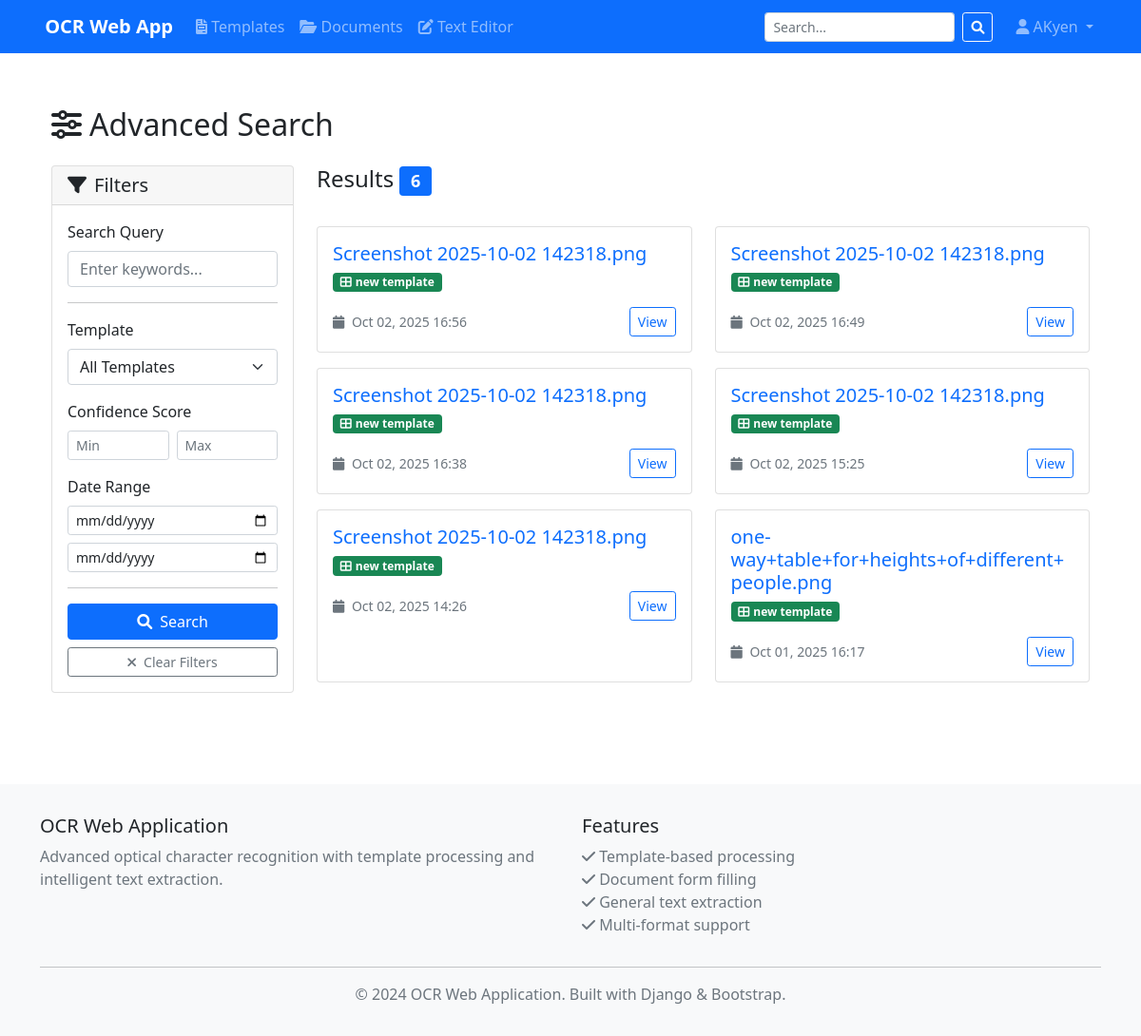
The app's page /search/advanced/ (signed in), older data.
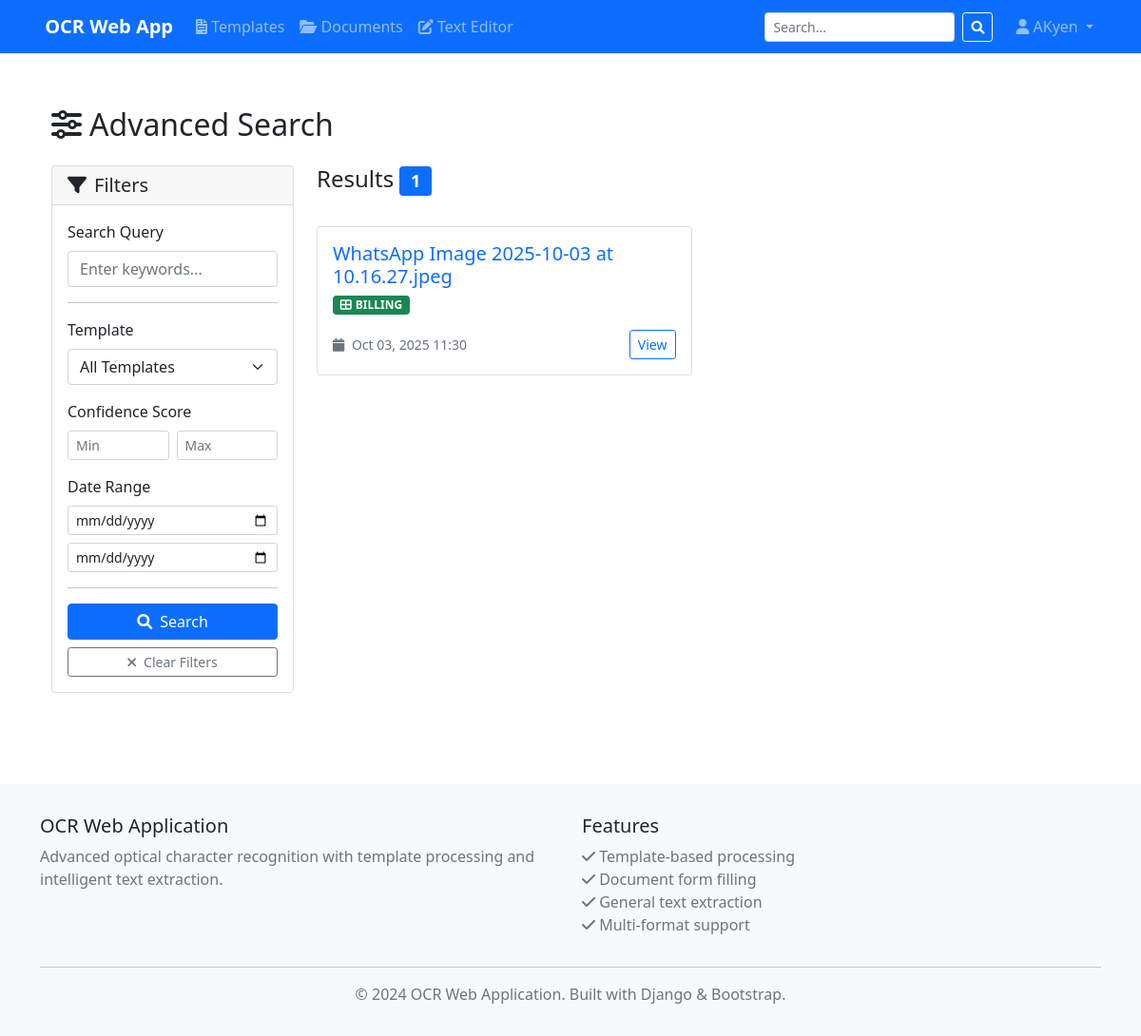
The same page, newer data.
### documents/models.py (models this page shows, shortened)
class Document(models.Model):
    name = models.CharField(max_length=255, help_text="Document name or identifier")
    file_data = models.BinaryField(null=True, blank=True, help_text="Original document file data (stored in DB)")
    file_name = models.CharField(max_length=255, null=True, blank=True, help_text="Original filename")
    file_type = models.CharField(max_length=50, null=True, blank=True, help_text="File MIME type")
    file_size = models.IntegerField(null=True, blank=True, help_text="File size in bytes")
    file = models.FileField(upload_to='documents/', blank=True, null=True, help_text="Original uploaded document - deprecated")
    template = models.ForeignKey(
        Template,
        on_delete=models.CASCADE,
        null=True,
        blank=True,
        help_text="Template used for structured extraction (optional)"
    )
    extracted_data = models.JSONField(
        default=dict,
        help_text="Extracted structured data based on template fields"
    )
    excel_data = models.BinaryField(null=True, blank=True, help_text="Populated Excel file data (stored in DB)")
    excel_name = models.CharField(max_length=255, null=True, blank=True, help_text="Excel filename")
    excel_file = models.FileField(
        upload_to='documents/excel/',
        blank=True,
        null=True,
        help_text="Populated Excel file with extracted data - deprecated"
    )
    text_version = models.TextField(
        blank=True,
        null=True,
        help_text="Raw extracted text for general OCR mode"
    )
    confidence_score = models.FloatField(
        null=True,
        blank=True,
        help_text="OCR confidence score (0.0 - 1.0)"
    )
    uploaded_by = models.ForeignKey(User, on_delete=models.CASCADE)
    created_at = models.DateTimeField(auto_now_add=True)
    updated_at = models.DateTimeField(auto_now=True)
    PROCESSING_STATUS_CHOICES = [
        ('pending', 'Pending Processing'),
        ('processing', 'Processing'),
        ('completed', 'Processing Complete'),
        ('failed', 'Processing Failed'),
        ('reviewed', 'Human Reviewed'),
    ]
    processing_status = models.CharField(
        max_length=20,
        choices=PROCESSING_STATUS_CHOICES,
        default='pending'
    )
    PROCESSING_TYPE_CHOICES = [
        ('template', 'Template-based Extraction'),
        ('general', 'General Text Extraction'),
    ]
    processing_type = models.CharField(
        max_length=20,
        choices=PROCESSING_TYPE_CHOICES,
        default='general'
    )
    class Meta:
        ordering = ['-created_at']
        verbose_name = "Document"
        verbose_name_plural = "Documents"

### templates/models.py (models this page shows, shortened)
class Template(models.Model):
    name = models.CharField(max_length=255, help_text="Name of the template")
    description = models.TextField(blank=True, null=True, help_text="Description of what this template is for")
    file_data = models.BinaryField(null=True, blank=True, help_text="Original template file data (stored in DB)")
    file_name = models.CharField(max_length=255, null=True, blank=True, help_text="Original filename")
    file_type = models.CharField(max_length=50, null=True, blank=True, help_text="File MIME type")
    file_size = models.IntegerField(null=True, blank=True, help_text="File size in bytes")
    excel_template_data = models.BinaryField(null=True, blank=True, help_text="Generated Excel template (stored in DB)")
    excel_template_name = models.CharField(max_length=255, null=True, blank=True, help_text="Excel template filename")
    visualization_data = models.BinaryField(null=True, blank=True, help_text="Detection visualization image (stored in DB)")
    visualization_name = models.CharField(max_length=255, null=True, blank=True, help_text="Visualization filename")
    file = models.FileField(upload_to='templates/', blank=True, null=True, help_text="Original template file (PDF/image) - deprecated")
    structure = models.JSONField(
        default=dict,
        help_text="JSON structure containing field names, positions, and coordinates"
    )
    created_by = models.ForeignKey(User, on_delete=models.CASCADE, null=True, blank=True)
    created_at = models.DateTimeField(auto_now_add=True)
    updated_at = models.DateTimeField(auto_now=True)
    is_active = models.BooleanField(default=True)
    PROCESSING_STATUS_CHOICES = [
        ('pending', 'Pending Processing'),
        ('processing', 'Processing'),
        ('completed', 'Processing Complete'),
        ('failed', 'Processing Failed'),
    ]
    processing_status = models.CharField(
        max_length=20,
        choices=PROCESSING_STATUS_CHOICES,
        default='pending'
    )
    class Meta:
        ordering = ['-created_at']
        verbose_name = "Template"
        verbose_name_plural = "Templates"

### search/views.py (the view)
# urls.py: path('advanced/', views.advanced_search, name='advanced_search'),
@login_required
def advanced_search(request):
    query = request.GET.get('q', '').strip()
    template_id = request.GET.get('template')
    confidence_min = request.GET.get('confidence_min')
    confidence_max = request.GET.get('confidence_max')
    date_from = request.GET.get('date_from')
    date_to = request.GET.get('date_to')
    is_active = request.GET.get('is_active')
    processing_status = request.GET.get('processing_status')
    context = {
        'query': query,
        'templates': Template.objects.all().order_by('name'),
    }
    documents = Document.objects.all()
    if query:
        search_query = Q(name__icontains=query)
        search_query |= Q(text_version__icontains=query)  # Fixed: text_version not text_content
        search_query |= Q(extracted_data__icontains=query)
        documents = documents.filter(search_query)
    if template_id:
        documents = documents.filter(template_id=template_id)
        context['selected_template'] = template_id
    if confidence_min:
        try:
            documents = documents.filter(confidence_score__gte=float(confidence_min))
            context['confidence_min'] = confidence_min
        except ValueError:
            pass
    if confidence_max:
        try:
            documents = documents.filter(confidence_score__lte=float(confidence_max))
            context['confidence_max'] = confidence_max
        except ValueError:
            pass
    if date_from:
        documents = documents.filter(created_at__gte=date_from)
        context['date_from'] = date_from
    if date_to:
        documents = documents.filter(created_at__lte=date_to)
        context['date_to'] = date_to
    documents = documents.select_related('template', 'uploaded_by')
    documents = documents.order_by('-created_at')
    paginator = Paginator(documents, 20)  # 20 documents per page
    page_number = request.GET.get('page')
    page_obj = paginator.get_page(page_number)
    context['documents'] = page_obj
    context['document_count'] = documents.count()
    return render(request, 'search/advanced_search.html', context)

### templates/search/advanced_search.html (shortened to what the changed rows need)
{% extends 'base/base.html' %}
{% load static %}
{% block content %}
<div class="container py-4">
    <div class="row">
        <div class="col-12">
            <h2 class="mb-4">
                <i class="fas fa-sliders-h me-2"></i>Advanced Search
            </h2>
        </div>
    </div>
    <div class="row">
        <div class="col-lg-9">
            {% if document_count is not None %}
            <div class="d-flex justify-content-between align-items-center mb-4">
                <h4>
                    Results
                    <span class="badge bg-primary">{{ document_count }}</span>
                </h4>
            </div>
            {% if document_count == 0 %}
            <div class="text-center py-5">
                <i class="fas fa-search fa-4x text-muted mb-3"></i>
                <h5>No documents found</h5>
                <p class="text-muted">Try adjusting your filters or search terms</p>
            </div>
            {% else %}
            <div class="row">
                {% for document in documents %}
                <div class="col-md-6 mb-3">
                    <div class="card h-100">
                        <div class="card-body">
                            <h5 class="card-title">
                                <a href="{% url 'documents:document_detail' document.id %}" class="text-decoration-none">
                                    {{ document.name }}
                                </a>
                            </h5>
                            <div class="d-flex gap-2 mb-2 flex-wrap">
                                {% if document.template %}
                                <span class="badge bg-success">
                                    <i class="fas fa-th-large me-1"></i>{{ document.template.name }}
                                </span>
                                {% endif %}
                            </div>
                            <div class="d-flex justify-content-between align-items-center mt-3">
                                <small class="text-muted">
                                    <i class="fas fa-calendar me-1"></i>
                                    {{ document.created_at|date:"M d, Y H:i" }}
                                </small>
                                <a href="{% url 'documents:document_detail' document.id %}" class="btn btn-sm btn-outline-primary">
                                    View
                                </a>
                            </div>
                        </div>
                    </div>
                </div>
                {% endfor %}
            </div>
            {% endif %}
            {% endif %}
        </div>
    </div>
</div>
{% endblock %}

Row changes from the older to the newer data that the page shows:
removed Document: name "Screenshot 2025-10-02 142318.png", template.name "new template", created_at "Oct 02, 2025 16:56"
removed Document: name "Screenshot 2025-10-02 142318.png", template.name "new template", created_at "Oct 02, 2025 16:49"
removed Document: name "Screenshot 2025-10-02 142318.png", template.name "new template", created_at "Oct 02, 2025 16:38"
removed Document: name "Screenshot 2025-10-02 142318.png", template.name "new template", created_at "Oct 02, 2025 15:25"
removed Document: name "Screenshot 2025-10-02 142318.png", template.name "new template", created_at "Oct 02, 2025 14:26"
removed Document: name "one-way+table+for+heights+of+different+people.png", template.name "new template", created_at "Oct 01, 2025 16:17"
added Document: name "WhatsApp Image 2025-10-03 at 10.16.27.jpeg", template.name "BILLING", created_at "Oct 03, 2025 11:30"
Text that changed along with them:
{{ document_count }}: "6" → "1"
